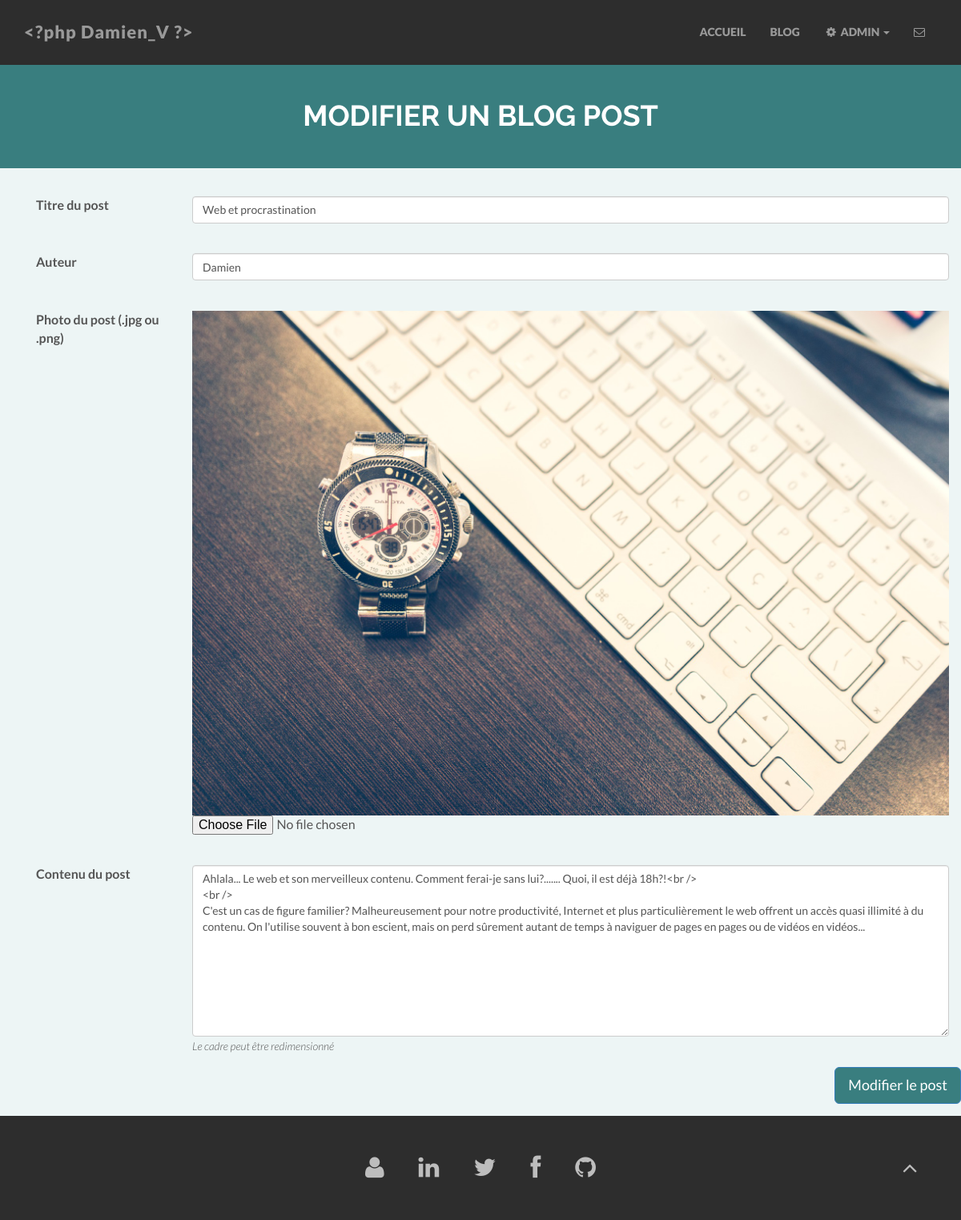
The app's page /index.php?update&id=64 with its own data.
### tables this page shows
CREATE TABLE `post` (
  `id` int(11) NOT NULL,
  `title` varchar(255) NOT NULL,
  `content` text NOT NULL,
  `author` varchar(50) NOT NULL,
  `creation_date` datetime NOT NULL,
  `update_date` datetime DEFAULT NULL,
  `photo` varchar(255) NOT NULL
);

### app/Controller.php (called while the page is built, shortened)
<?php
class Controller
{
    public function getUpdatePost()
    {
        include "pages/updatepost.php";
    }
}

### app/Autoloader.php (called while the page is built, shortened)
<?php
class Autoloader
{
    public static function autoload($class)
    {
        $class = str_replace(__NAMESPACE__."\\", "", $class);
        $class = str_replace("\\", "/", $class);
    }
}

### app/Functions.php (called while the page is built, shortened)
<?php
class Functions
{
    public static function checkInput($data)
    {
        $data = trim($data);
        $data = stripslashes($data);
        $data = htmlspecialchars($data);
        return $data;
    }
}

### app/Manager.php (called while the page is built, shortened)
<?php
class Manager
{
    private $database;
    public function __construct($database)
    {
        $this->database = $database;
    }
    public function getPost($id)
    {
        $statement = $this->database->prepare("   SELECT id, title, content, author, photo, DATE_FORMAT(creation_date, 'le %d/%m/%Y à %Hh%imin%ss') AS creation_date_fr, DATE_FORMAT(update_date, 'le %d/%m/%Y à %Hh%imin%ss') AS update_date_fr
                                                  FROM post
                                                  WHERE id = ?");
        $statement->execute(array($id));
        $datas = $statement->fetch();
        $post = new Post($datas);
        return $post;
    }
}

### app/Post.php (called while the page is built, shortened)
<?php
class Post
{
    protected $id;
    protected $title;
    protected $content;
    protected $author;
    protected $photo;
    public function getId()
    {
        return $this->id;
    }
    public function getTitle()
    {
        return $this->title;
    }
    public function getContent()
    {
        return nl2br($this->content);
    }
    public function getAuthor()
    {
        return $this->author;
    }
    public function getPhoto()
    {
        return $this->photo;
    }
    public function setAuthor($author)
    {
        $this->author = $author;
    }
    public function setId($id)
    {
        $this->id = $id;
    }
    public function setTitle($title)
    {
        $this->title = $title;
    }
    public function setContent($content)
    {
        $this->content = $content;
    }
    public function setPhoto($photo)
    {
        $this->photo = $photo;
    }
}

### pages/updatepost.php (the view, shortened to what this page needs)
<?php
if(!empty($_GET['id']))
{
    $id = Functions::checkInput($_GET['id']);
}
$db = Database::connect();
$post_manager = new Manager($db);
$post = $post_manager->getPost($id);
?>
    <div id="blue">
        <div class="container">
            <div class="row centered">
                <div class="col-lg-8 col-lg-offset-2">
                    <h1><b>MODIFIER UN BLOG POST</b></h1>
                </div>
            </div>
        </div>
    </div>
    <div class="container w">
        <div class="container" id="updatepost">
            <form class="form" method="post" action="index.php?update&id=<?= $post->getId(); ?>" enctype="multipart/form-data">
                <div class="form-group row">
                    <label for="title" class="col-sm-2 col-form-label">Titre du post</label>
                    <div class="col-sm-10">
                        <input type="text" class="form-control" name="title" id="title" value="<?= $post->getTitle(); ?>">
                    </div>
                </div>
                <br>
                <div class="form-group row">
                    <label for="author" class="col-sm-2 col-form-label">Auteur</label>
                    <div class="col-sm-10">
                        <input type="text" class="form-control" name="author" id="author" value="<?= $post->getAuthor(); ?>">
                    </div>
                </div>
                <br>
                <div class="form-group row">
                    <label for="photo" class="col-sm-2 col-form-label">Photo du post (.jpg ou .png)</label>
                    <div class="col-sm-10">
                        <img src="assets/post_photo/<?= $post->getPhoto(); ?>" alt="" style="width: 100%;">
                        <input type="file" class="form-control-file" name="photo" id="photo">
                    </div>
                </div>
                <br>
                <div class="form-group row">
                    <label for="content" class="col-sm-2 col-form-label">Contenu du post</label>
                    <div class="col-sm-10">
                        <textarea class="form-control animated" rows="10" name="content"><?= $post->getContent(); ?></textarea>
                        <small><em>Le cadre peut être redimensionné</em></small>
                    </div>
                </div>
                <div class="form-group row">
                    <input type="submit" class="btn btn-primary btn-lg pull-right" value="Modifier le post" name="updatePost">
                </div>
            </form>
        </div>
    </div>

### assets/css/main.css (style rules this page uses)
body { background-color: #edf5f5; font-family: "Lato"; font-weight: 300; font-size: 16px; color: #555; -webkit-font-smoothing: antialiased; -webkit-overflow-scrolling: touch; margin-top: 70px; }
h1, h2, h3, h4, h5, h6 { font-family: "Raleway"; font-weight: 300; color: #333; }
.centered { text-align: center; }
#blue h1 { color: white; font-weight: 700; }
.w { padding-top: 35px; }
.btn-primary { background: #397e7f !important; }
#blue { background: #397e7f; padding-top: 35px; padding-bottom: 35px; }

### records on screen
post: title "Web et procrastination", author "Damien", photo (picture), content "Ahlala... Le web et son merveilleux contenu. Comment ferai-je sans lui?....... Quoi, il est déjà 18h?!<br /> <br /> C'est un cas de figure familier? Malheureusement pour notre productivité, Internet et plus particulièrement le web offrent un accès quasi illimité à du contenu. On l'utilise souvent à bon escient, mais on perd sûrement autant de temps à naviguer de pages en pages ou de vidéos en vidéos..."
